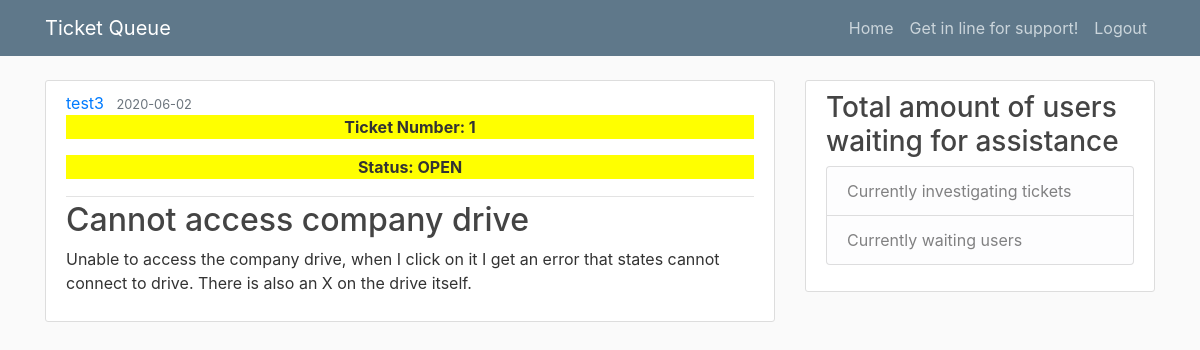
The app's page /post/1 (signed in) with its own data.
### helpdeskqueue/models.py (models this page shows, shortened)
class User(db.Model, UserMixin):
    id = db.Column(db.Integer, primary_key = True)
    username = db.Column(db.String(20), unique = True, nullable = False)
    user_type = db.Column(db.String(20), unique = True, nullable = False)
    email = db.Column(db.String(120), unique = True, nullable = False)
    password = db.Column(db.String(60), nullable = False)
    posts = db.relationship('Post', backref = 'author', lazy = True)

class Post(db.Model):
    id = db.Column(db.Integer, primary_key = True)
    title = db.Column(db.String(100), nullable = False)
    date_posted = db.Column(db.DateTime, nullable = False, default = datetime.utcnow)
    content = db.Column(db.Text, nullable = False)
    category = db.Column(db.Text, nullable = False)
    status = db.Column(db.Text, nullable = False)
    user_id = db.Column(db.Integer, db.ForeignKey('user.id'), nullable = False)
    notes = db.Column(db.String, nullable = True)
    assisted_by = db.Column(db.String, nullable = True)

### helpdeskqueue/routes.py (the view, shortened to what this page needs)
@app.route("/post/<int:post_id>", methods = ['GET', 'POST'])
@login_required
def post(post_id):
    admin = 'admin'
    form = QueueForm()
    action = PageAction()
    post = Post.query.get_or_404(post_id)
    return render_template('post.html', title = post.title, post = post, admin = admin, status = status, form = form, action = action)

### helpdeskqueue/models.py (called while the page is built)
@login_manager.user_loader
def load_user(user_id):
    return User.query.get(int(user_id))

### helpdeskqueue/templates/post.html (shortened to what this page needs)
{% extends 'layout.html' %}
{% block content %}
    <article class="media content-section">
        <div class="media-body">
          <div class="article-metadata">
            <a class="mr-2" href="{{ url_for('user_posts', username = post.author.username) }}">{{ post.author.username }}</a>
            <small class="text-muted">{{ post.date_posted.strftime('%Y-%m-%d') }}</small>
            {% if post.status == status[0] %}
            <p style="background-color: #FFFF00; text-align: center"><strong>Ticket Number: {{ post.id }}</strong></p>
            <p style="background-color: #FFFF00; text-align: center"><strong>Status: {{ post.status.upper() }}</strong></p>
            {% endif %}
          </div>
          <h2 class = "article-title">{{ post.title }}</h2>
          <p class= "article-content">{{ post.content }}</p>
        </div>
      </article>
{% endblock content %}

### helpdeskqueue/static/main.css (style rules this page uses)
body { background: #fafafa; color: #333333; margin-top: 5rem; }
h1, h2, h3, h4, h5, h6 { color: #444444; }
.content-section { background: #ffffff; padding: 10px 20px; border: 1px solid #dddddd; border-radius: 3px; margin-bottom: 20px; }
.article-title { color: #444444; }
.article-content { white-space: pre-line; }
.article-metadata { padding-bottom: 1px; margin-bottom: 4px; border-bottom: 1px solid #e3e3e3 }

### records on screen
User: author.username "test3"
Post: date_posted "2020-06-02", id "1", status "OPEN", title "Cannot access company drive", content "Unable to access the company drive, when I click on it I get an error that states cannot connect to drive. There is also an X on the drive itself."
